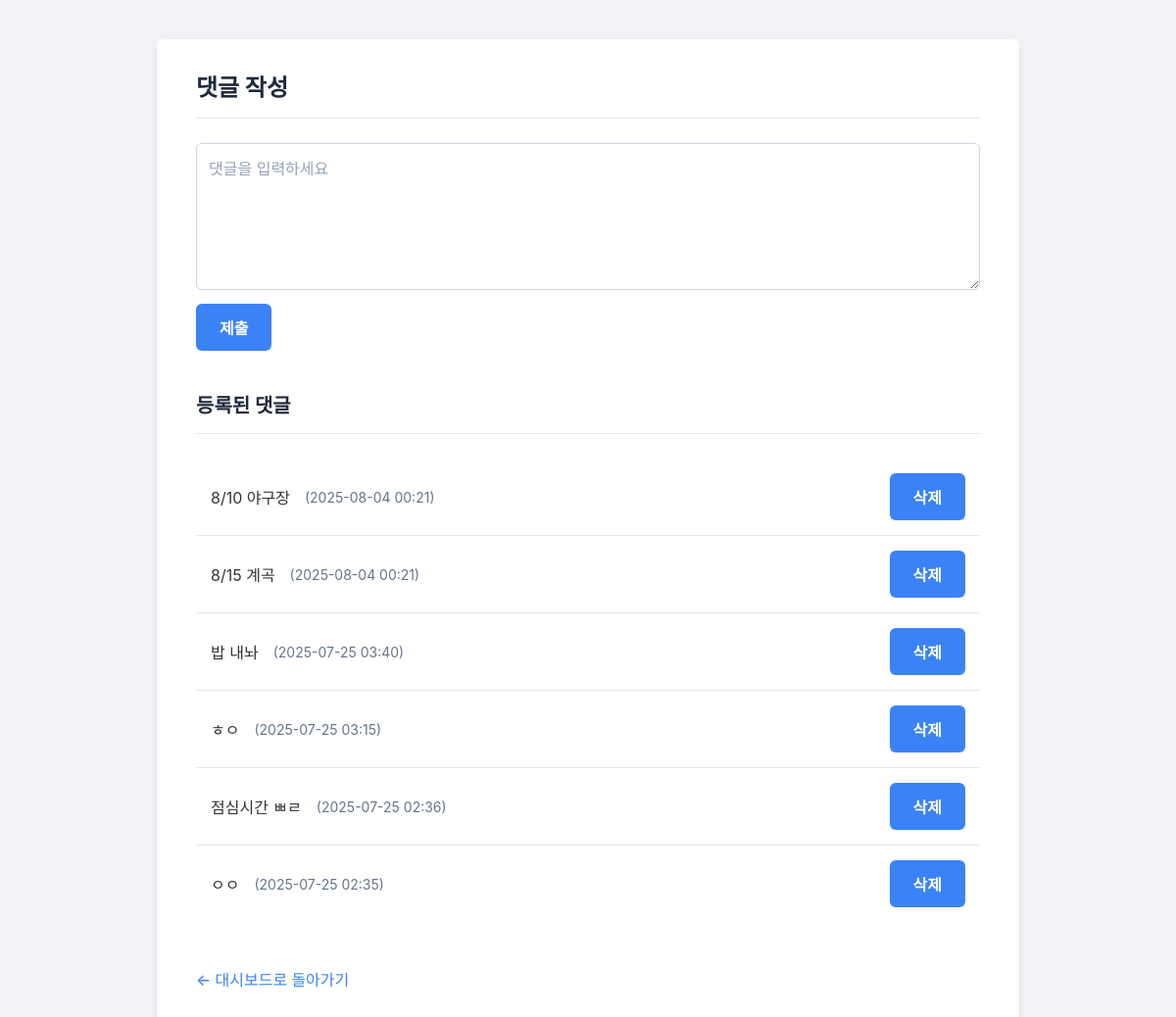
The app's page /pybo/comment/create/ with its own data.
### pybo/models.py (models this page shows)
class Comment(models.Model):
    content = models.TextField()
    created_at = models.DateTimeField(auto_now_add=True)
    like_count = models.PositiveIntegerField(default=0)

### pybo/views.py (the view)
# urls.py: path('comment/create/', views.comment_create_view, name='comment_create'),
def comment_create_view(request):
    if request.method == 'POST':
        form = CommentForm(request.POST)
        if form.is_valid():
            form.save()
            return redirect('pybo:comment_create') # 성공 시 새로고침
    else:
        form = CommentForm()
    comments = Comment.objects.order_by('-created_at')  # 최신 댓글부터 보여줌
    return render(request, 'pybo/comment_form.html', {'form': form, 'comments': comments})

### pybo/forms.py
class CommentForm(forms.ModelForm):
    class Meta:
        model = Comment
        fields = ['content']
        widgets = {
            'content': forms.Textarea(attrs={
                'rows': 5,
                'placeholder': '댓글을 입력하세요',
            }),
        }
        labels = {'content': ''}

### pybo/templates/pybo/comment_form.html (shortened to what this page needs)
<!DOCTYPE html>
<html lang="ko">
{% load static %}
<head>
    <link rel="stylesheet" href="{% static 'pybo/comment.css' %}">
</head>
<body>
    <h2>댓글 작성</h2>
    <form method="post">
        {{ form.content }}
        <button type="submit">제출</button>
    </form>
    <h3>등록된 댓글</h3>
<ul>
    {% for comment in comments %}
        <li>
            <span>{{ comment.content }}</span>
            <small>({{ comment.created_at|date:"Y-m-d H:i" }})</small>
            <form class="delete-form" action="{% url 'pybo:comment_delete' comment.id %}" method="post">
                <button type="submit" class="delete-btn" onclick="return confirm('정말로 이 댓글을 삭제하시겠습니까?');">삭제</button>
            </form>
        </li>
    {% empty %}
        <li>등록된 댓글이 없습니다.</li>
    {% endfor %}
</ul>
    <p><a href="{% url 'pybo:dashboard' %}">← 대시보드로 돌아가기</a></p>
</body>
</html>

### pybo/static/pybo/comment.css (style rules this page uses)
html { background-color: #f0f2f5; }
body { font-family: -apple-system, BlinkMacSystemFont, "Segoe UI", Roboto, "Helvetica Neue", Arial, sans-serif; background-color: white; color: #333; margin: 40px auto; padding: 30px 40px; border-radius: 8px; box-shadow: 0 4px 6px rgba(0,0,0,0.1); max-width: 800px; }
h2, h3 { color: #1e293b; padding-bottom: 15px; border-bottom: 1px solid #e2e8f0; margin-bottom: 25px; }
h2 { font-size: 1.5rem; margin-top: 0; }
h3 { font-size: 1.25rem; margin-top: 40px; }
form textarea { width: 100%; padding: 12px; border: 1px solid #cbd5e1; border-radius: 6px; font-size: 1rem; min-height: 150px; resize: vertical; box-sizing: border-box; font-family: inherit; }
form textarea::placeholder { color: #94a3b8; }
form textarea { margin-bottom: 10px; }
form button[type="submit"] { display: inline-flex; align-items: center; justify-content: center; padding: 12px 24px; border: none; border-radius: 6px; background-color: #3b82f6; color: white; font-size: 1rem; font-weight: 600; cursor: pointer; transition: background-color 0.2s; }
p:last-of-type a { color: #3b82f6; text-decoration: none; font-weight: 500; display: inline-block; margin-top: 30px; }
ul { list-style-type: none; padding: 0; margin: 0; }
ul li { display: flex; align-items: center; padding: 15px; border-bottom: 1px solid #e2e8f0; }
ul li:last-child { border-bottom: none; }
ul li small { color: #64748b; font-size: 0.875rem; margin-left: 15px; white-space: nowrap; }
.delete-form { margin-left: auto; }
.delete-btn { background: none; border: 1px solid #fca5a5; color: #ef4444; cursor: pointer; font-size: 0.8rem; padding: 4px 8px; border-radius: 4px; transition: all 0.2s; }

### records on screen
Comment: content "8/10 야구장", created_at "2025-08-04 00:21"
Comment: content "8/15 계곡", created_at "2025-08-04 00:21"
Comment: content "밥 내놔", created_at "2025-07-25 03:40"
Comment: content "ㅎㅇ", created_at "2025-07-25 03:15"
Comment: content "점심시간 ㅃㄹ", created_at "2025-07-25 02:36"
Comment: content "ㅇㅇ", created_at "2025-07-25 02:35"
